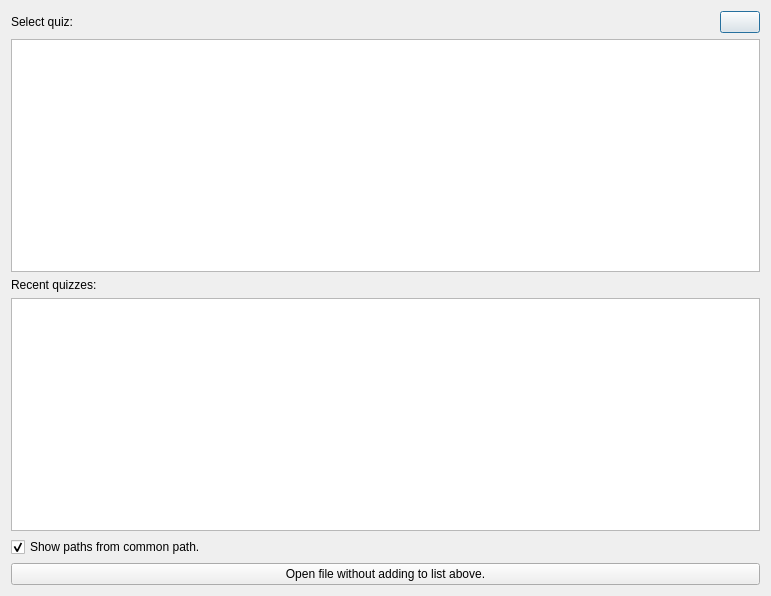
<?xml version="1.0" encoding="UTF-8"?>
<ui version="4.0">
 <class>Form</class>
 <widget class="QDialog" name="Form">
  <property name="geometry">
   <rect>
    <x>0</x>
    <y>0</y>
    <width>771</width>
    <height>596</height>
   </rect>
  </property>
  <property name="windowTitle">
   <string>Select Quiz</string>
  </property>
  <property name="modal">
   <bool>true</bool>
  </property>
  <layout class="QVBoxLayout" name="verticalLayout_2">
   <item>
    <layout class="QHBoxLayout" name="horizontalLayout_2">
     <item>
      <widget class="QLabel" name="label">
       <property name="sizePolicy">
        <sizepolicy hsizetype="Expanding" vsizetype="Preferred">
         <horstretch>0</horstretch>
         <verstretch>0</verstretch>
        </sizepolicy>
       </property>
       <property name="text">
        <string>Select quiz:</string>
       </property>
      </widget>
     </item>
     <item>
      <layout class="QVBoxLayout" name="verticalLayout">
       <item>
        <widget class="QPushButton" name="setting_button">
         <property name="sizePolicy">
          <sizepolicy hsizetype="Minimum" vsizetype="Fixed">
           <horstretch>0</horstretch>
           <verstretch>0</verstretch>
          </sizepolicy>
         </property>
         <property name="toolTip">
          <string>Open settings</string>
         </property>
         <property name="whatsThis">
          <string/>
         </property>
         <property name="text">
          <string/>
         </property>
         <property name="icon">
          <iconset resource="../resources.qrc">
           <normaloff>:/resources/gear.png</normaloff>:/resources/gear.png</iconset>
         </property>
        </widget>
       </item>
      </layout>
     </item>
    </layout>
   </item>
   <item>
    <widget class="QListWidget" name="list_widget"/>
   </item>
   <item>
    <widget class="QLabel" name="recent_quizzes_label">
     <property name="text">
      <string>Recent quizzes:</string>
     </property>
    </widget>
   </item>
   <item>
    <widget class="QListWidget" name="recent_quizzes_list_widget"/>
   </item>
   <item>
    <widget class="QCheckBox" name="common_paths_checkbox">
     <property name="text">
      <string>Show paths from common path.</string>
     </property>
     <property name="checked">
      <bool>true</bool>
     </property>
     <property name="tristate">
      <bool>false</bool>
     </property>
    </widget>
   </item>
   <item>
    <widget class="QPushButton" name="open_button">
     <property name="sizePolicy">
      <sizepolicy hsizetype="Expanding" vsizetype="Fixed">
       <horstretch>0</horstretch>
       <verstretch>0</verstretch>
      </sizepolicy>
     </property>
     <property name="text">
      <string>Open file without adding to list above.</string>
     </property>
     <property name="flat">
      <bool>false</bool>
     </property>
    </widget>
   </item>
  </layout>
 </widget>
 <resources>
  <include location="../resources.qrc"/>
 </resources>
 <connections/>
</ui>
